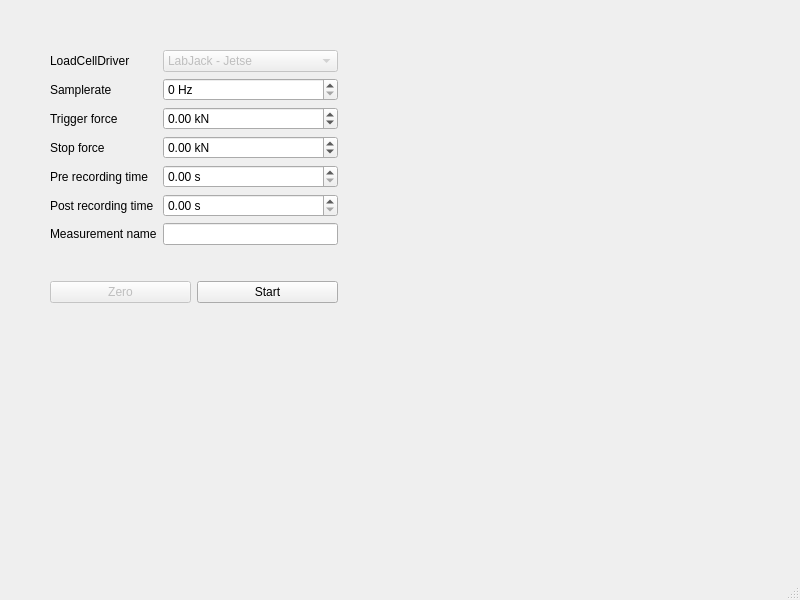
<?xml version="1.0" encoding="UTF-8"?>
<ui version="4.0">
 <class>MainWindow</class>
 <widget class="QMainWindow" name="MainWindow">
  <property name="geometry">
   <rect>
    <x>0</x>
    <y>0</y>
    <width>800</width>
    <height>600</height>
   </rect>
  </property>
  <property name="windowTitle">
   <string>MainWindow</string>
  </property>
  <widget class="QWidget" name="centralwidget">
   <widget class="QWidget" name="layoutWidget">
    <property name="geometry">
     <rect>
      <x>50</x>
      <y>50</y>
      <width>288</width>
      <height>253</height>
     </rect>
    </property>
    <layout class="QVBoxLayout" name="verticalLayout">
     <item>
      <layout class="QFormLayout" name="formLayout">
       <item row="0" column="0">
        <widget class="QLabel" name="label">
         <property name="text">
          <string>LoadCellDriver</string>
         </property>
        </widget>
       </item>
       <item row="0" column="1">
        <widget class="QComboBox" name="comboBox">
         <property name="enabled">
          <bool>false</bool>
         </property>
         <item>
          <property name="text">
           <string>LabJack - Jetse</string>
          </property>
         </item>
         <item>
          <property name="text">
           <string>LabJack - Ryan</string>
          </property>
         </item>
        </widget>
       </item>
       <item row="1" column="0">
        <widget class="QLabel" name="label_2">
         <property name="text">
          <string>Samplerate</string>
         </property>
        </widget>
       </item>
       <item row="1" column="1">
        <widget class="QSpinBox" name="sampleRate">
         <property name="suffix">
          <string> Hz</string>
         </property>
         <property name="maximum">
          <number>999999</number>
         </property>
        </widget>
       </item>
       <item row="2" column="0">
        <widget class="QLabel" name="label_3">
         <property name="text">
          <string>Trigger force</string>
         </property>
        </widget>
       </item>
       <item row="2" column="1">
        <widget class="QDoubleSpinBox" name="triggerForce">
         <property name="suffix">
          <string> kN</string>
         </property>
         <property name="minimum">
          <double>-99.989999999999995</double>
         </property>
         <property name="singleStep">
          <double>0.100000000000000</double>
         </property>
        </widget>
       </item>
       <item row="3" column="0">
        <widget class="QLabel" name="label_4">
         <property name="text">
          <string>Stop force</string>
         </property>
        </widget>
       </item>
       <item row="3" column="1">
        <widget class="QDoubleSpinBox" name="stopForce">
         <property name="suffix">
          <string> kN</string>
         </property>
         <property name="minimum">
          <double>-99.989999999999995</double>
         </property>
         <property name="singleStep">
          <double>0.100000000000000</double>
         </property>
        </widget>
       </item>
       <item row="4" column="0">
        <widget class="QLabel" name="label_5">
         <property name="text">
          <string>Pre recording time</string>
         </property>
        </widget>
       </item>
       <item row="4" column="1">
        <widget class="QDoubleSpinBox" name="preRecordingTime">
         <property name="suffix">
          <string> s</string>
         </property>
        </widget>
       </item>
       <item row="5" column="0">
        <widget class="QLabel" name="label_6">
         <property name="text">
          <string>Post recording time</string>
         </property>
        </widget>
       </item>
       <item row="5" column="1">
        <widget class="QDoubleSpinBox" name="postRecordingTime">
         <property name="suffix">
          <string> s</string>
         </property>
        </widget>
       </item>
       <item row="6" column="0">
        <widget class="QLabel" name="label_7">
         <property name="text">
          <string>Measurement name</string>
         </property>
        </widget>
       </item>
       <item row="6" column="1">
        <widget class="QLineEdit" name="measurementName"/>
       </item>
      </layout>
     </item>
     <item>
      <layout class="QHBoxLayout" name="horizontalLayout">
       <item>
        <widget class="QPushButton" name="tareButton">
         <property name="enabled">
          <bool>false</bool>
         </property>
         <property name="text">
          <string>Zero</string>
         </property>
        </widget>
       </item>
       <item>
        <widget class="QPushButton" name="startButton">
         <property name="text">
          <string>Start</string>
         </property>
        </widget>
       </item>
      </layout>
     </item>
    </layout>
   </widget>
  </widget>
  <widget class="QStatusBar" name="statusbar"/>
  <widget class="QMenuBar" name="menubar">
   <property name="geometry">
    <rect>
     <x>0</x>
     <y>0</y>
     <width>800</width>
     <height>22</height>
    </rect>
   </property>
  </widget>
  <action name="actionTrue">
   <property name="text">
    <string>True</string>
   </property>
  </action>
 </widget>
 <resources/>
 <connections/>
</ui>
